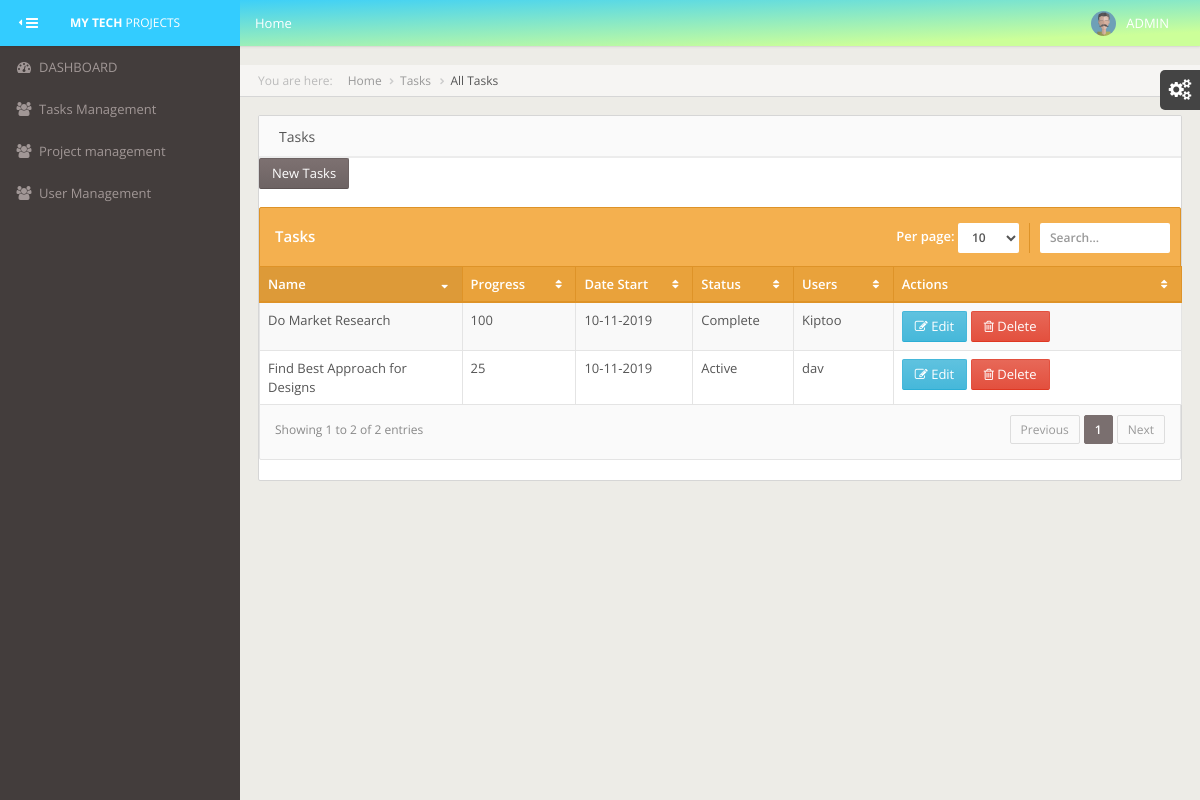
/tasks.php?id=1, run on the app's committed database.
### tables this page shows
CREATE TABLE `tasks` (
  `T_ID` int(11) NOT NULL,
  `T_NAME` varchar(70) NOT NULL,
  `T_PROGRESS` varchar(70) NOT NULL,
  `T_STATUS` int(11) DEFAULT '1',
  `T_DATE` timestamp NULL DEFAULT CURRENT_TIMESTAMP,
  `P_ID` int(11) NOT NULL,
  `US_ID` int(11) DEFAULT NULL
);

CREATE TABLE `users` (
  `U_ID` int(11) NOT NULL,
  `U_NAME` varchar(70) NOT NULL,
  `U_EMAIL` varchar(70) NOT NULL,
  `U_PHONE` varchar(70) NOT NULL,
  `U_PASSWORD` varchar(70) DEFAULT '123456',
  `U_FNAME` varchar(70) NOT NULL,
  `U_STATUS` int(11) NOT NULL DEFAULT '1'
);

### classes/DBConn.class.php (called while the page is built, shortened)
<?php
class DBConn {
    var $connection;
    public function __construct() {
        $DB_SERVER = 'localhost';
        $DB_USERNAME = 'rot';
        $DB_PASSWORD = '';
        $DB_DATABASE = 'tasks';
        $connection = mysqli_connect($DB_SERVER, $DB_USERNAME, $DB_PASSWORD) or
        die('Oops connection error -> ' . mysqli_connect_error());
        $this->connection = $connection;
    }
    function simpleLazySelect($table, $condition) {
        $strSEL = "SELECT * FROM " . $table . " " . (($condition)) . "";
        $objSC = mysqli_query($this->connection, $strSEL);
        if ($objSC) {
            $data = array();
            while ($det = mysqli_fetch_assoc($objSC)) {
                $data[] = $det;
            }
            return $data;
        } else {
            return false;
        }
    }
}

### classes/ListDisplay.class.php (called while the page is built, shortened)
<?php
 include_once('DBConn.class.php');
class listDisplay extends DBConn{
public function page_to_row($current_page, $rows_per_page) {
    $start_row = ($current_page-1) * $rows_per_page + 1;
    return $start_row;
}
	public function paged_result($start = null, $end = null, $table,$condition) {
	   return $this->simpleLazySelect( $table, $condition);
	}
}
?>

### classes/Admins.class.php (called while the page is built, shortened)
<?php
include_once('DBConn.class.php');
class Admin extends DBConn {
    function getUsername($id){
         $username = $this->simpleLazySelect('users', "WHERE U_ID = '$id'");
        return @$username;
    }
}?>

### tasks.php (the view, shortened to what this page needs)
<?php
include 'header.php';
require_once('classes/ListDisplay.class.php');
$list = new listDisplay();
require_once('classes/Admins.class.php');
$admin = new Admin();
?>
<div id="content-wrapper">
    <ul class="breadcrumb breadcrumb-page">
        <div class="breadcrumb-label text-light-gray">You are here: </div>
        <li><a href="index.php">Home</a></li>
        <li><a href="#">Tasks</a></li>
        <li class="active"><a href="#">All Tasks</a></li>
    </ul>
    <div class="row">
        <div class="col-md-12">
            <div class="panel">
                <div class="panel-heading">
                    <span class="panel-title">Tasks</span>
                </div>
                <div><a href="new_task.php" class="btn btn-primary ajax-link">New Tasks</a>&nbsp;</div>
                <div class="table-warning">
                    <?php
                    $current_page = 1;
                    $rows_per_page = 15;
                    $start_row = $list->page_to_row($current_page, $rows_per_page);
                    ?>
                    <table cellpadding="0" cellspacing="0" border="0" class="table table-striped table-bordered" id="jq-datatables-example">
                        <thead>
                            <tr>
                                <th width="193">Name</th>
                                <th width="100">Progress</th>
                                <th width="105">Date Start</th>
                                <th width="86">Status</th>
                                <th width="86">Users</th>
                                <th width="283">Actions</th>
                            </tr>
                        </thead>
                        <tbody>
                            <?php
                            if(isset($_REQUEST['id'])){
                                $id =$_REQUEST['id'];
                            $items = $list->paged_result($start_row, $rows_per_page, 'tasks', "WHERE T_STATUS = 1 AND P_ID = '$id'");
                            }else{
                            $items = $list->paged_result($start_row, $rows_per_page, 'tasks', "WHERE T_STATUS = 1");
                            }
                            $count = count($items);
                            if ($count == 0) {
                                echo 'No records';
                                $numRow = 0;
                            } else {
                                $conf = "if(confirm('Please confirm you want to delete this item')){ return true;}else{return false;}";
                                foreach ($items as $it) {
                                        if($it['T_STATUS'] == 1){
                                            $status = "Active";
                                        }
                                        if($it['T_PROGRESS'] == 100){
                                            $status = "Complete";
                                        }
                                        $username = $admin->getUsername($it['T_ID'])[0]['U_NAME'];
                                    echo '<tr>
								<td>' . $it['T_NAME']. '</td>
								<td>' . $it['T_PROGRESS'] . '</td>
								<td class="center">' . date('d-m-Y', strtotime($it['T_DATE'])) . '</td>
								<td class="center">' . $status . '</td>
								<td class="center">' . $username . '</td>
								<td class="center">
									<a class="btn btn-info" href="edit_task.php?id=' . $it['T_ID'] . '">
										<i class="fa fa-edit icon-white"></i>
										Edit
									</a>
									<a onClick="' . $conf . '" class="btn btn-danger" href="exec/task-exec.php?tag=delete&id=' . $it['T_ID'] . '">
										<i class="fa fa-trash-o icon-white"></i>
										Delete
									</a>
								</td>
							</tr>';
                                }
                            }
                            ?>
                        </tbody>
                    </table>
                </div>
            </div>
        </div>
    </div>
</div>
</div>
<?php
include 'footer.php';
?>

### data on the page
tasks: T_NAME "Find Best Approach for Designs", T_PROGRESS "25", T_DATE "10-11-2019", T_STATUS "Active", T_ID.U_NAME "dav"
tasks: T_NAME "Do Market Research", T_PROGRESS "100", T_DATE "10-11-2019", T_PROGRESS "Complete", T_ID.U_NAME "Kiptoo"
